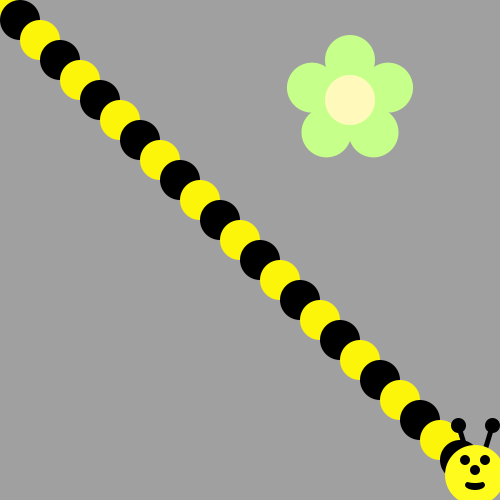
Frame 1 (no input)
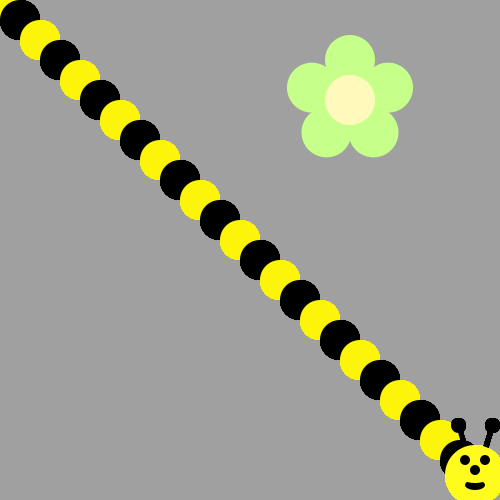
Frame 60 (the mouse pressed at the canvas centre just before this capture)
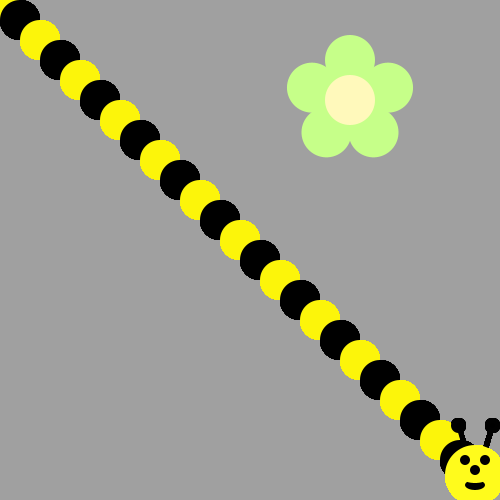
Frame 120 (the mouse held since frame 60 and released just before this capture)

The Processing sketch that drew these frames (run headless with seeded random() and noise(); from frame 60 on, the mouse is pressed at the canvas centre):

// Processing sketch: bumble_bee
// ── bumble_bee.pde

void setup() {
     ellipseMode(CENTER);
     size(500, 500);
     background(160, 160, 160);
     drawFlower(350, 100);
}

void draw() {
  
// First run the program and you should see a flower.  
  
  
/* Then, use a loop to make a body for the Bee! 
(see the image on the recipe, it's a diagonal line of circles)
Use remainder to make the colors alternate between yellow and black
*/
for(int i = 0; i < 500; i+=20){
  
  if(i % 40 == 0){
    fill(#FCF50A);
  }
  else{
   fill(#000000); 
  }
  ellipse(i,i,40,40);
  println(i);
 
}
drawBeeFace(475,475);

/*
Now put his head on using drawBeeFace(x,y)
*/

}

/**************   Use these methods but  DON'T CHANGE THE CODE BELOW  **************/

void drawFlower(int x, int y) {
     noStroke();
     translate(x, y);
     // draw 5 petals, rotating after each one
     fill(#c6ff89);      // green
      for (int i = 0; i < 5; i++) {
           ellipse(0, -40, 50, 50);
          rotate(radians(72));
     }
     fill(#fff9bb); // light yellow
     ellipse(0, 0, 50, 50);
} 
void drawBeeFace(int BeeFaceX, int BeeFaceY) {
     noStroke();
     fill(0, 0, 0);
     stroke(1);
     strokeWeight(5);
     line(BeeFaceX-10, BeeFaceY-27, BeeFaceX-17, BeeFaceY-50);
     line(BeeFaceX+10, BeeFaceY-27, BeeFaceX+17, BeeFaceY-50);
     ellipse(BeeFaceX-17, BeeFaceY-50, 10, 10);
     ellipse(BeeFaceX+17, BeeFaceY-50, 10, 10);
     noStroke();
     fill(255, 251, 28);
     ellipse(BeeFaceX, BeeFaceY, 60, 60); // face
     fill(255, 237, 209);
     fill(0,0,0);
      ellipse(BeeFaceX-10, BeeFaceY-15, 10, 10); // eyes
     ellipse(BeeFaceX+10, BeeFaceY-15, 10, 10);
      ellipse(BeeFaceX, BeeFaceY-5, 10, 10); // nose
      ellipse(BeeFaceX, BeeFaceY+10, 20, 10);// mouth
     fill(255, 251, 28);
     ellipse(BeeFaceX, BeeFaceY+5, 20, 6);
}
